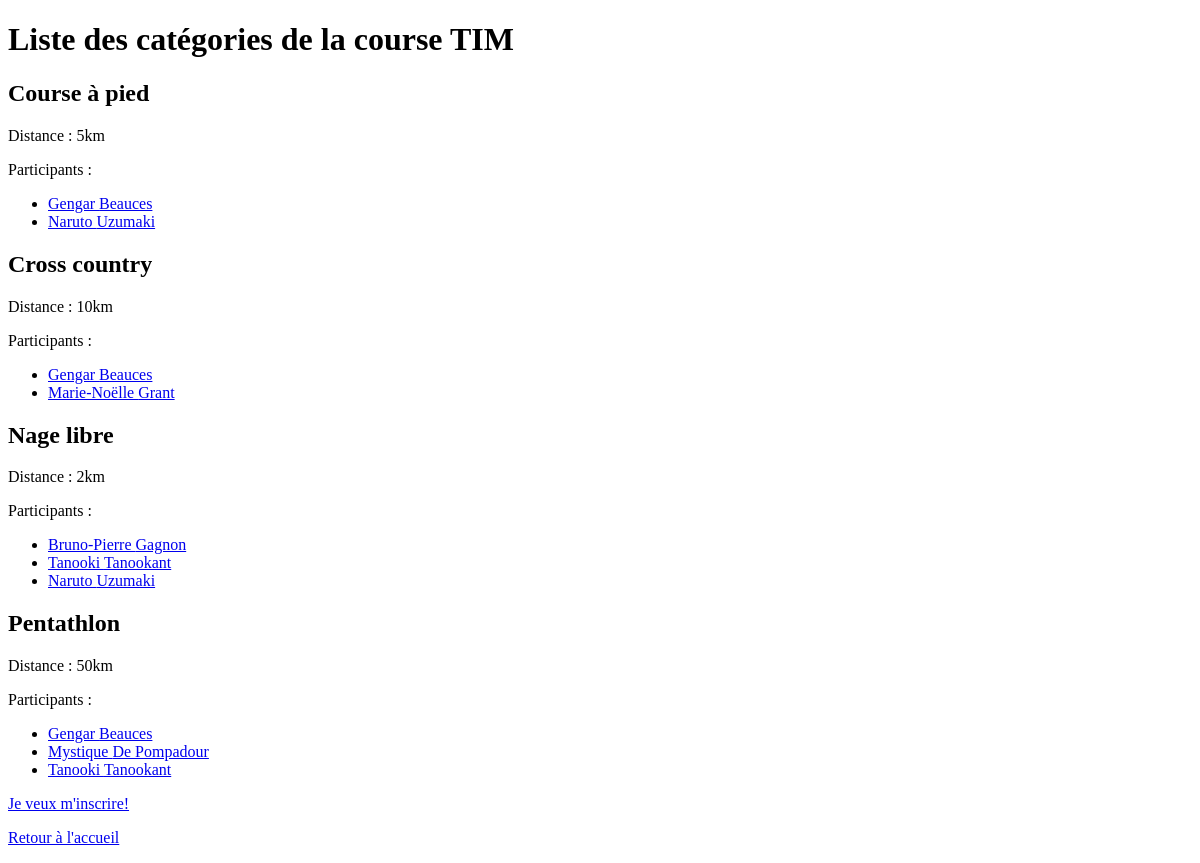
Page /particpants/listecategories on the earlier database version.
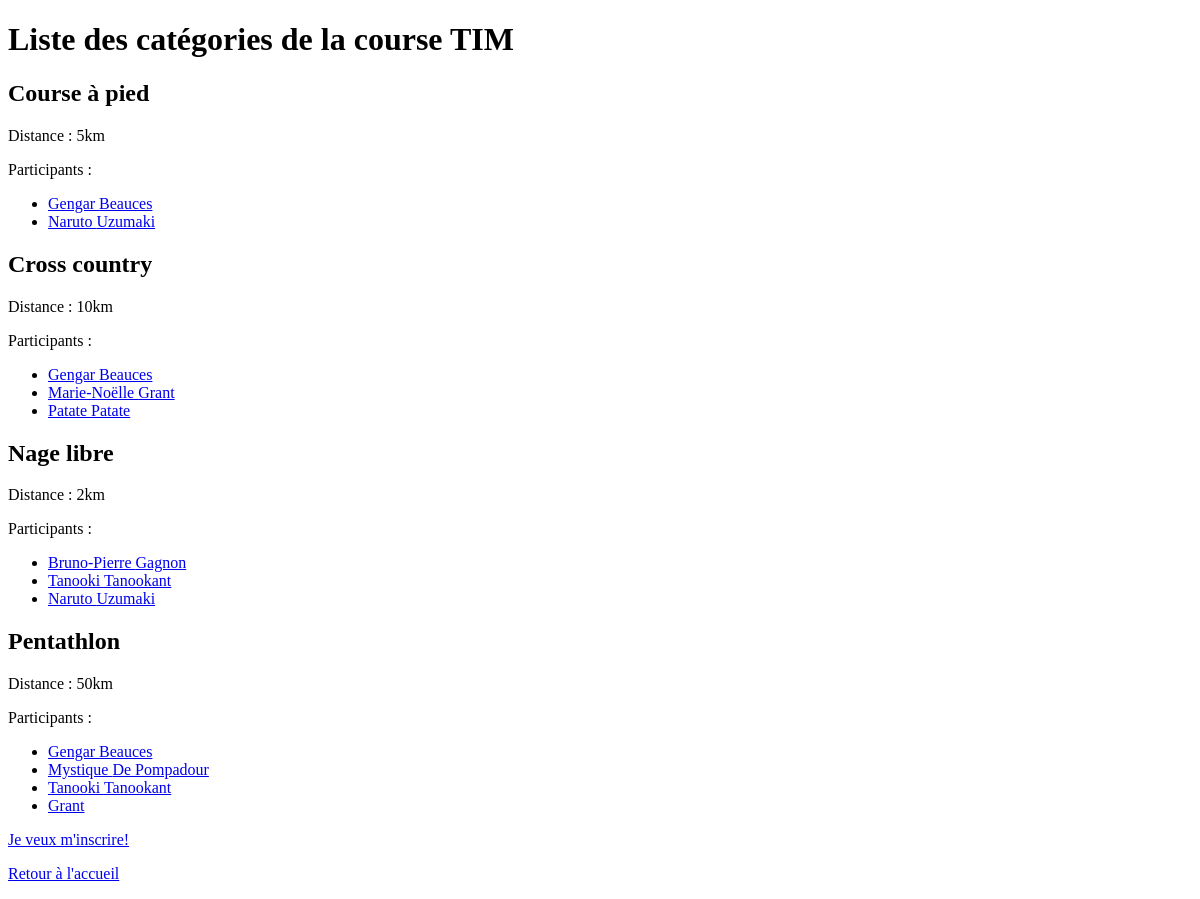
Same page on the later database version.
### particpants/models.py (models this page shows, shortened)
class Categorie(models.Model):
    nom_categorie = models.CharField(max_length=200)
    description_categorie = models.CharField(max_length=600)

class Participant(models.Model):
    nom_participant = models.CharField(max_length=200)
    prenom_participant = models.CharField(max_length=200)
    courriel_participant = models.EmailField(max_length=300)
    date_naissance = models.DateField()
    actif = models.BooleanField('est présentement actif', default=True)
    categories = models.ManyToManyField(Categorie)

### particpants/views.py (the view)
# urls.py: path('listecategories', views.liste_categories, name='liste_categories'),
def liste_categories(request):
    toutes_categories = Categorie.objects.order_by('nom_categorie')
    context = {
        'toutes_categories': toutes_categories,
        'participants': Participant.objects.all
    }
    return render(request, 'particpants/listecategories.html', context)

### particpants/templates/particpants/listecategories.html (shortened to what this page needs)
<!doctype html>
<html lang="en">
<head>
</head>
<body>
    <h1>Liste des catégories de la course TIM</h1>
    {% if toutes_categories %}
        {% for categorie in toutes_categories %}
            <div>
                <h2>{{ categorie.nom_categorie }}</h2>
                <p>Distance : {{ categorie.description_categorie }}</p>
                {% if participants %}
                    <p>Participants : </p>
                    <ul>
                        {% for participant in participants %}
                            {% for categorie_participant in participant.categories.all %}
                                {% if categorie.id == categorie_participant.id %}
                                    <li>
                                        <a href="{% url 'particpants:detail_participant' participant.id %}">{{ participant.prenom_participant }} {{ participant.nom_participant }}</a>
                                    </li>
                                {% endif %}
                            {% endfor %}
                        {% endfor %}
                    </ul>
                {% endif %}
            </div>
        {% endfor %}
    {% else %}
        <li>Il n'y a pas encore de catégorie à la course TIM!</li>
    {% endif %}
    <p><a href="{% url 'particpants:inscription' %}">Je veux m'inscrire!</a></p>
    <p><a href="{% url 'particpants:index' %}">Retour à l'accueil</a></p>
</body>
</html>

Differences in the rows shown:
added Participant: prenom_participant "Patate", nom_participant "Patate"
added Participant: nom_participant "Grant"
